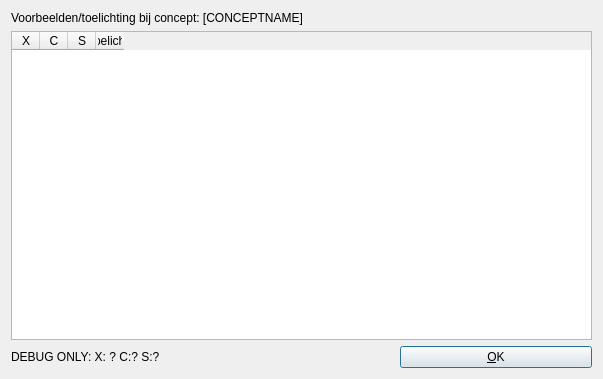
<?xml version="1.0" encoding="UTF-8"?>
<ui version="4.0">
 <class>QtRateConceptTallyDialog</class>
 <widget class="QDialog" name="QtRateConceptTallyDialog">
  <property name="geometry">
   <rect>
    <x>0</x>
    <y>0</y>
    <width>603</width>
    <height>379</height>
   </rect>
  </property>
  <property name="windowTitle">
   <string>De relevantie van voorbeelden en relaties</string>
  </property>
  <layout class="QGridLayout" name="gridLayout">
   <item row="0" column="1" colspan="3">
    <widget class="QLabel" name="label_concept_name">
     <property name="text">
      <string>Voorbeelden/toelichting bij concept: [CONCEPTNAME]</string>
     </property>
     <property name="wordWrap">
      <bool>true</bool>
     </property>
    </widget>
   </item>
   <item row="2" column="1" colspan="2">
    <widget class="QLabel" name="label_debug">
     <property name="text">
      <string>DEBUG ONLY: X: ? C:? S:?</string>
     </property>
    </widget>
   </item>
   <item row="1" column="1" colspan="3">
    <widget class="QTableWidget" name="table">
     <attribute name="horizontalHeaderDefaultSectionSize">
      <number>28</number>
     </attribute>
     <column>
      <property name="text">
       <string extracomment="Complexiteit">X</string>
      </property>
      <property name="toolTip">
       <string extracomment="Complexiteit"/>
      </property>
      <property name="whatsThis">
       <string extracomment="Complexiteit"/>
      </property>
     </column>
     <column>
      <property name="text">
       <string extracomment="Concreetheid">C</string>
      </property>
      <property name="toolTip">
       <string extracomment="Concreetheid"/>
      </property>
      <property name="whatsThis">
       <string extracomment="Concreetheid"/>
      </property>
     </column>
     <column>
      <property name="text">
       <string extracomment="Specificiteit">S</string>
      </property>
      <property name="toolTip">
       <string extracomment="Specificiteit"/>
      </property>
      <property name="whatsThis">
       <string extracomment="Specificiteit"/>
      </property>
     </column>
     <column>
      <property name="text">
       <string>Voorbeelden/toelichtingen/relaties</string>
      </property>
     </column>
    </widget>
   </item>
   <item row="2" column="3">
    <widget class="QPushButton" name="button_ok">
     <property name="text">
      <string>&amp;OK</string>
     </property>
    </widget>
   </item>
  </layout>
 </widget>
 <tabstops>
  <tabstop>table</tabstop>
  <tabstop>button_ok</tabstop>
 </tabstops>
 <resources/>
 <connections/>
</ui>
